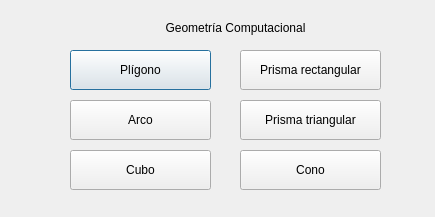
<?xml version="1.0" encoding="UTF-8"?>
<ui version="4.0">
 <class>Dialog</class>
 <widget class="QDialog" name="Dialog">
  <property name="geometry">
   <rect>
    <x>0</x>
    <y>0</y>
    <width>435</width>
    <height>217</height>
   </rect>
  </property>
  <property name="windowTitle">
   <string>Menu</string>
  </property>
  <widget class="QLabel" name="label">
   <property name="geometry">
    <rect>
     <x>130</x>
     <y>20</y>
     <width>211</width>
     <height>16</height>
    </rect>
   </property>
   <property name="text">
    <string>Geometría Computacional</string>
   </property>
   <property name="alignment">
    <set>Qt::AlignCenter</set>
   </property>
  </widget>
  <widget class="QPushButton" name="poligono">
   <property name="geometry">
    <rect>
     <x>70</x>
     <y>50</y>
     <width>141</width>
     <height>40</height>
    </rect>
   </property>
   <property name="text">
    <string>Plígono</string>
   </property>
  </widget>
  <widget class="QPushButton" name="arco">
   <property name="geometry">
    <rect>
     <x>70</x>
     <y>100</y>
     <width>141</width>
     <height>40</height>
    </rect>
   </property>
   <property name="text">
    <string>Arco</string>
   </property>
  </widget>
  <widget class="QPushButton" name="cubo">
   <property name="geometry">
    <rect>
     <x>70</x>
     <y>150</y>
     <width>141</width>
     <height>40</height>
    </rect>
   </property>
   <property name="text">
    <string>Cubo</string>
   </property>
  </widget>
  <widget class="QPushButton" name="prismarec">
   <property name="geometry">
    <rect>
     <x>240</x>
     <y>50</y>
     <width>141</width>
     <height>40</height>
    </rect>
   </property>
   <property name="text">
    <string>Prisma rectangular</string>
   </property>
  </widget>
  <widget class="QPushButton" name="prismatri">
   <property name="geometry">
    <rect>
     <x>240</x>
     <y>100</y>
     <width>141</width>
     <height>40</height>
    </rect>
   </property>
   <property name="text">
    <string>Prisma triangular</string>
   </property>
  </widget>
  <widget class="QPushButton" name="cono">
   <property name="geometry">
    <rect>
     <x>240</x>
     <y>150</y>
     <width>141</width>
     <height>40</height>
    </rect>
   </property>
   <property name="text">
    <string>Cono</string>
   </property>
  </widget>
 </widget>
 <layoutdefault spacing="6" margin="11"/>
 <resources/>
 <connections/>
</ui>
